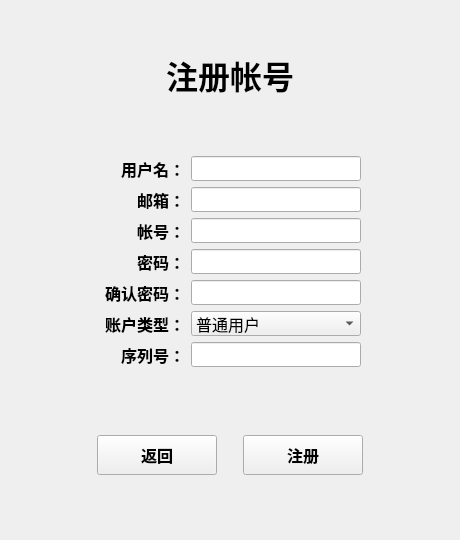
<?xml version="1.0" encoding="UTF-8"?>
<ui version="4.0">
 <class>CreateAccount</class>
 <widget class="QWidget" name="CreateAccount">
  <property name="geometry">
   <rect>
    <x>0</x>
    <y>0</y>
    <width>460</width>
    <height>540</height>
   </rect>
  </property>
  <property name="minimumSize">
   <size>
    <width>460</width>
    <height>540</height>
   </size>
  </property>
  <property name="maximumSize">
   <size>
    <width>460</width>
    <height>540</height>
   </size>
  </property>
  <property name="windowTitle">
   <string>CreateAccount</string>
  </property>
  <layout class="QVBoxLayout" name="verticalLayout">
   <item>
    <widget class="QLabel" name="label">
     <property name="sizePolicy">
      <sizepolicy hsizetype="Preferred" vsizetype="Fixed">
       <horstretch>0</horstretch>
       <verstretch>0</verstretch>
      </sizepolicy>
     </property>
     <property name="font">
      <font>
       <family>幼圆</family>
       <pointsize>24</pointsize>
       <weight>75</weight>
       <bold>true</bold>
      </font>
     </property>
     <property name="text">
      <string>注册帐号</string>
     </property>
     <property name="alignment">
      <set>Qt::AlignCenter</set>
     </property>
    </widget>
   </item>
   <item>
    <widget class="QWidget" name="widget" native="true">
     <property name="sizePolicy">
      <sizepolicy hsizetype="Preferred" vsizetype="Fixed">
       <horstretch>0</horstretch>
       <verstretch>0</verstretch>
      </sizepolicy>
     </property>
     <layout class="QGridLayout" name="gridLayout">
      <item row="0" column="2">
       <widget class="QLineEdit" name="edit_user_name">
        <property name="minimumSize">
         <size>
          <width>170</width>
          <height>25</height>
         </size>
        </property>
        <property name="maximumSize">
         <size>
          <width>170</width>
          <height>25</height>
         </size>
        </property>
        <property name="maxLength">
         <number>32</number>
        </property>
       </widget>
      </item>
      <item row="4" column="1">
       <widget class="QLabel" name="label_5">
        <property name="minimumSize">
         <size>
          <width>85</width>
          <height>25</height>
         </size>
        </property>
        <property name="maximumSize">
         <size>
          <width>85</width>
          <height>25</height>
         </size>
        </property>
        <property name="font">
         <font>
          <family>04b_21</family>
          <pointsize>12</pointsize>
          <weight>75</weight>
          <bold>true</bold>
         </font>
        </property>
        <property name="text">
         <string>确认密码：</string>
        </property>
        <property name="alignment">
         <set>Qt::AlignRight|Qt::AlignTrailing|Qt::AlignVCenter</set>
        </property>
       </widget>
      </item>
      <item row="6" column="1">
       <widget class="QLabel" name="label_8">
        <property name="minimumSize">
         <size>
          <width>85</width>
          <height>25</height>
         </size>
        </property>
        <property name="maximumSize">
         <size>
          <width>85</width>
          <height>25</height>
         </size>
        </property>
        <property name="font">
         <font>
          <family>04b_21</family>
          <pointsize>12</pointsize>
          <weight>75</weight>
          <bold>true</bold>
         </font>
        </property>
        <property name="layoutDirection">
         <enum>Qt::LeftToRight</enum>
        </property>
        <property name="text">
         <string>序列号：</string>
        </property>
        <property name="alignment">
         <set>Qt::AlignRight|Qt::AlignTrailing|Qt::AlignVCenter</set>
        </property>
       </widget>
      </item>
      <item row="1" column="2">
       <widget class="QLineEdit" name="edit_email">
        <property name="minimumSize">
         <size>
          <width>170</width>
          <height>25</height>
         </size>
        </property>
        <property name="maximumSize">
         <size>
          <width>170</width>
          <height>25</height>
         </size>
        </property>
        <property name="maxLength">
         <number>32</number>
        </property>
       </widget>
      </item>
      <item row="6" column="2">
       <widget class="QLineEdit" name="edit_serial_num">
        <property name="minimumSize">
         <size>
          <width>170</width>
          <height>25</height>
         </size>
        </property>
        <property name="maximumSize">
         <size>
          <width>170</width>
          <height>25</height>
         </size>
        </property>
        <property name="maxLength">
         <number>32</number>
        </property>
        <property name="dragEnabled">
         <bool>false</bool>
        </property>
        <property name="readOnly">
         <bool>true</bool>
        </property>
        <property name="cursorMoveStyle">
         <enum>Qt::LogicalMoveStyle</enum>
        </property>
        <property name="clearButtonEnabled">
         <bool>false</bool>
        </property>
       </widget>
      </item>
      <item row="5" column="1">
       <widget class="QLabel" name="label_7">
        <property name="minimumSize">
         <size>
          <width>85</width>
          <height>25</height>
         </size>
        </property>
        <property name="maximumSize">
         <size>
          <width>85</width>
          <height>25</height>
         </size>
        </property>
        <property name="font">
         <font>
          <family>04b_21</family>
          <pointsize>12</pointsize>
          <weight>75</weight>
          <bold>true</bold>
         </font>
        </property>
        <property name="text">
         <string>账户类型：</string>
        </property>
        <property name="alignment">
         <set>Qt::AlignRight|Qt::AlignTrailing|Qt::AlignVCenter</set>
        </property>
       </widget>
      </item>
      <item row="3" column="1">
       <widget class="QLabel" name="label_4">
        <property name="minimumSize">
         <size>
          <width>85</width>
          <height>25</height>
         </size>
        </property>
        <property name="maximumSize">
         <size>
          <width>85</width>
          <height>25</height>
         </size>
        </property>
        <property name="font">
         <font>
          <family>04b_21</family>
          <pointsize>12</pointsize>
          <weight>75</weight>
          <bold>true</bold>
         </font>
        </property>
        <property name="text">
         <string>密码：</string>
        </property>
        <property name="alignment">
         <set>Qt::AlignRight|Qt::AlignTrailing|Qt::AlignVCenter</set>
        </property>
       </widget>
      </item>
      <item row="5" column="2">
       <widget class="QComboBox" name="box_user_type">
        <property name="minimumSize">
         <size>
          <width>170</width>
          <height>25</height>
         </size>
        </property>
        <property name="maximumSize">
         <size>
          <width>170</width>
          <height>25</height>
         </size>
        </property>
        <property name="font">
         <font>
          <family>04b_21</family>
          <pointsize>12</pointsize>
         </font>
        </property>
        <property name="currentIndex">
         <number>0</number>
        </property>
        <item>
         <property name="text">
          <string>普通用户</string>
         </property>
        </item>
        <item>
         <property name="text">
          <string>管理员</string>
         </property>
        </item>
       </widget>
      </item>
      <item row="2" column="1">
       <widget class="QLabel" name="label_3">
        <property name="minimumSize">
         <size>
          <width>85</width>
          <height>25</height>
         </size>
        </property>
        <property name="maximumSize">
         <size>
          <width>85</width>
          <height>25</height>
         </size>
        </property>
        <property name="font">
         <font>
          <family>04b_21</family>
          <pointsize>12</pointsize>
          <weight>75</weight>
          <bold>true</bold>
         </font>
        </property>
        <property name="text">
         <string>帐号：</string>
        </property>
        <property name="alignment">
         <set>Qt::AlignRight|Qt::AlignTrailing|Qt::AlignVCenter</set>
        </property>
       </widget>
      </item>
      <item row="0" column="1">
       <widget class="QLabel" name="label_2">
        <property name="minimumSize">
         <size>
          <width>85</width>
          <height>25</height>
         </size>
        </property>
        <property name="maximumSize">
         <size>
          <width>85</width>
          <height>25</height>
         </size>
        </property>
        <property name="font">
         <font>
          <family>04b_21</family>
          <pointsize>12</pointsize>
          <weight>75</weight>
          <bold>true</bold>
         </font>
        </property>
        <property name="text">
         <string>用户名：</string>
        </property>
        <property name="alignment">
         <set>Qt::AlignRight|Qt::AlignTrailing|Qt::AlignVCenter</set>
        </property>
       </widget>
      </item>
      <item row="4" column="2">
       <widget class="QLineEdit" name="edit_ensure_password">
        <property name="minimumSize">
         <size>
          <width>170</width>
          <height>25</height>
         </size>
        </property>
        <property name="maximumSize">
         <size>
          <width>170</width>
          <height>25</height>
         </size>
        </property>
        <property name="maxLength">
         <number>32</number>
        </property>
        <property name="echoMode">
         <enum>QLineEdit::Password</enum>
        </property>
       </widget>
      </item>
      <item row="3" column="2">
       <widget class="QLineEdit" name="edit_password">
        <property name="minimumSize">
         <size>
          <width>170</width>
          <height>25</height>
         </size>
        </property>
        <property name="maximumSize">
         <size>
          <width>170</width>
          <height>25</height>
         </size>
        </property>
        <property name="maxLength">
         <number>32</number>
        </property>
        <property name="echoMode">
         <enum>QLineEdit::Password</enum>
        </property>
       </widget>
      </item>
      <item row="2" column="2">
       <widget class="QLineEdit" name="edit_account">
        <property name="minimumSize">
         <size>
          <width>170</width>
          <height>25</height>
         </size>
        </property>
        <property name="maximumSize">
         <size>
          <width>170</width>
          <height>25</height>
         </size>
        </property>
        <property name="maxLength">
         <number>32</number>
        </property>
       </widget>
      </item>
      <item row="1" column="1">
       <widget class="QLabel" name="label_6">
        <property name="minimumSize">
         <size>
          <width>85</width>
          <height>25</height>
         </size>
        </property>
        <property name="maximumSize">
         <size>
          <width>85</width>
          <height>25</height>
         </size>
        </property>
        <property name="font">
         <font>
          <family>04b_21</family>
          <pointsize>12</pointsize>
          <weight>75</weight>
          <bold>true</bold>
         </font>
        </property>
        <property name="text">
         <string>邮箱：</string>
        </property>
        <property name="alignment">
         <set>Qt::AlignRight|Qt::AlignTrailing|Qt::AlignVCenter</set>
        </property>
       </widget>
      </item>
      <item row="0" column="0">
       <spacer name="horizontalSpacer">
        <property name="orientation">
         <enum>Qt::Horizontal</enum>
        </property>
        <property name="sizeHint" stdset="0">
         <size>
          <width>40</width>
          <height>20</height>
         </size>
        </property>
       </spacer>
      </item>
      <item row="0" column="3">
       <spacer name="horizontalSpacer_2">
        <property name="orientation">
         <enum>Qt::Horizontal</enum>
        </property>
        <property name="sizeHint" stdset="0">
         <size>
          <width>40</width>
          <height>20</height>
         </size>
        </property>
       </spacer>
      </item>
     </layout>
    </widget>
   </item>
   <item>
    <widget class="QWidget" name="widget_2" native="true">
     <property name="sizePolicy">
      <sizepolicy hsizetype="Preferred" vsizetype="Fixed">
       <horstretch>0</horstretch>
       <verstretch>0</verstretch>
      </sizepolicy>
     </property>
     <layout class="QHBoxLayout" name="horizontalLayout">
      <item>
       <spacer name="horizontalSpacer_3">
        <property name="orientation">
         <enum>Qt::Horizontal</enum>
        </property>
        <property name="sizeHint" stdset="0">
         <size>
          <width>40</width>
          <height>20</height>
         </size>
        </property>
       </spacer>
      </item>
      <item>
       <widget class="QPushButton" name="button_exit">
        <property name="minimumSize">
         <size>
          <width>120</width>
          <height>40</height>
         </size>
        </property>
        <property name="maximumSize">
         <size>
          <width>120</width>
          <height>40</height>
         </size>
        </property>
        <property name="font">
         <font>
          <family>04b_21</family>
          <pointsize>12</pointsize>
          <weight>75</weight>
          <bold>true</bold>
         </font>
        </property>
        <property name="text">
         <string>返回</string>
        </property>
       </widget>
      </item>
      <item>
       <spacer name="horizontalSpacer_5">
        <property name="orientation">
         <enum>Qt::Horizontal</enum>
        </property>
        <property name="sizeType">
         <enum>QSizePolicy::Fixed</enum>
        </property>
        <property name="sizeHint" stdset="0">
         <size>
          <width>20</width>
          <height>20</height>
         </size>
        </property>
       </spacer>
      </item>
      <item>
       <widget class="QPushButton" name="button_register">
        <property name="minimumSize">
         <size>
          <width>120</width>
          <height>40</height>
         </size>
        </property>
        <property name="maximumSize">
         <size>
          <width>120</width>
          <height>40</height>
         </size>
        </property>
        <property name="font">
         <font>
          <family>04b_21</family>
          <pointsize>12</pointsize>
          <weight>75</weight>
          <bold>true</bold>
         </font>
        </property>
        <property name="text">
         <string>注册</string>
        </property>
       </widget>
      </item>
      <item>
       <spacer name="horizontalSpacer_4">
        <property name="orientation">
         <enum>Qt::Horizontal</enum>
        </property>
        <property name="sizeHint" stdset="0">
         <size>
          <width>40</width>
          <height>20</height>
         </size>
        </property>
       </spacer>
      </item>
     </layout>
    </widget>
   </item>
  </layout>
 </widget>
 <layoutdefault spacing="6" margin="11"/>
 <resources/>
 <connections/>
</ui>
